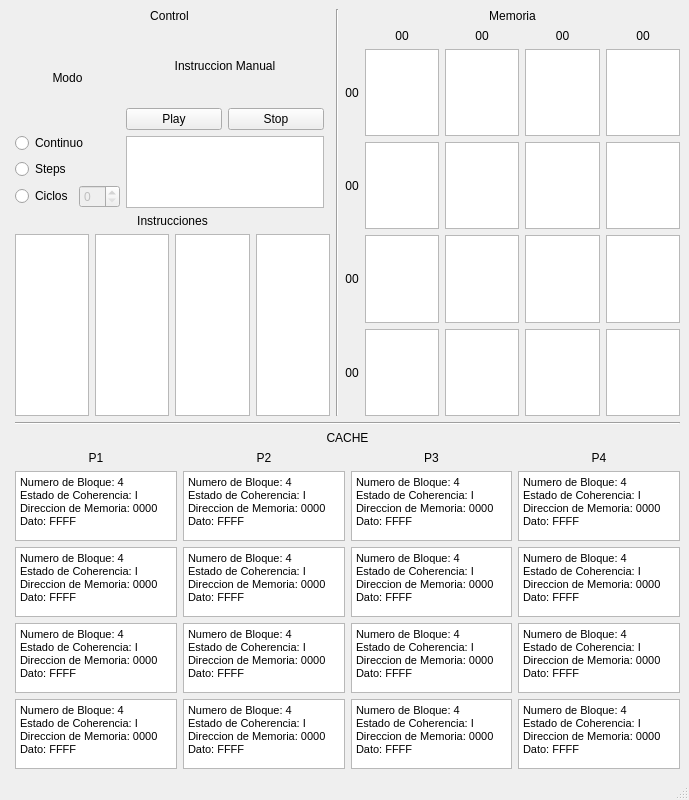
<?xml version="1.0" encoding="UTF-8"?>
<ui version="4.0">
 <class>MainWindow</class>
 <widget class="QMainWindow" name="MainWindow">
  <property name="geometry">
   <rect>
    <x>0</x>
    <y>0</y>
    <width>689</width>
    <height>800</height>
   </rect>
  </property>
  <property name="sizePolicy">
   <sizepolicy hsizetype="Fixed" vsizetype="Fixed">
    <horstretch>0</horstretch>
    <verstretch>0</verstretch>
   </sizepolicy>
  </property>
  <property name="windowTitle">
   <string>MainWindow</string>
  </property>
  <widget class="QWidget" name="centralwidget">
   <layout class="QGridLayout" name="gridLayout">
    <item row="0" column="0" rowspan="2">
     <widget class="Line" name="line">
      <property name="orientation">
       <enum>Qt::Horizontal</enum>
      </property>
     </widget>
    </item>
    <item row="0" column="1">
     <layout class="QVBoxLayout" name="controlGUI">
      <item>
       <widget class="QLabel" name="label_3">
        <property name="text">
         <string>Control</string>
        </property>
        <property name="alignment">
         <set>Qt::AlignCenter</set>
        </property>
       </widget>
      </item>
      <item>
       <layout class="QHBoxLayout" name="horizontalLayout_4">
        <item>
         <layout class="QVBoxLayout" name="verticalLayout">
          <item>
           <widget class="QLabel" name="label">
            <property name="text">
             <string>Modo</string>
            </property>
            <property name="alignment">
             <set>Qt::AlignCenter</set>
            </property>
           </widget>
          </item>
          <item>
           <widget class="QRadioButton" name="modeContinuo">
            <property name="text">
             <string>Continuo</string>
            </property>
           </widget>
          </item>
          <item>
           <widget class="QRadioButton" name="modeSteps">
            <property name="text">
             <string>Steps</string>
            </property>
           </widget>
          </item>
          <item>
           <layout class="QHBoxLayout" name="horizontalLayout">
            <item>
             <widget class="QRadioButton" name="modeN">
              <property name="text">
               <string>Ciclos</string>
              </property>
             </widget>
            </item>
            <item>
             <widget class="QSpinBox" name="nCicles">
              <property name="enabled">
               <bool>false</bool>
              </property>
             </widget>
            </item>
           </layout>
          </item>
         </layout>
        </item>
        <item>
         <layout class="QVBoxLayout" name="verticalLayout_2">
          <item>
           <widget class="QLabel" name="label_2">
            <property name="sizePolicy">
             <sizepolicy hsizetype="MinimumExpanding" vsizetype="MinimumExpanding">
              <horstretch>0</horstretch>
              <verstretch>0</verstretch>
             </sizepolicy>
            </property>
            <property name="text">
             <string>Instruccion Manual</string>
            </property>
            <property name="scaledContents">
             <bool>false</bool>
            </property>
            <property name="alignment">
             <set>Qt::AlignCenter</set>
            </property>
            <property name="indent">
             <number>-1</number>
            </property>
           </widget>
          </item>
          <item>
           <layout class="QHBoxLayout" name="horizontalLayout_2">
            <item>
             <widget class="QPushButton" name="playButton">
              <property name="cursor">
               <cursorShape>ArrowCursor</cursorShape>
              </property>
              <property name="text">
               <string>Play</string>
              </property>
             </widget>
            </item>
            <item>
             <widget class="QPushButton" name="pauseButton">
              <property name="text">
               <string>Stop</string>
              </property>
             </widget>
            </item>
           </layout>
          </item>
          <item>
           <widget class="QPlainTextEdit" name="plainTextEdit">
            <property name="sizePolicy">
             <sizepolicy hsizetype="Preferred" vsizetype="Preferred">
              <horstretch>0</horstretch>
              <verstretch>0</verstretch>
             </sizepolicy>
            </property>
            <property name="minimumSize">
             <size>
              <width>181</width>
              <height>31</height>
             </size>
            </property>
            <property name="sizeAdjustPolicy">
             <enum>QAbstractScrollArea::AdjustToContents</enum>
            </property>
           </widget>
          </item>
         </layout>
        </item>
       </layout>
      </item>
     </layout>
    </item>
    <item row="0" column="3" rowspan="2">
     <widget class="Line" name="line_3">
      <property name="orientation">
       <enum>Qt::Vertical</enum>
      </property>
     </widget>
    </item>
    <item row="0" column="4" rowspan="2">
     <layout class="QGridLayout" name="memGUI">
      <item row="5" column="4">
       <widget class="QTextBrowser" name="mem1111">
        <property name="sizePolicy">
         <sizepolicy hsizetype="Expanding" vsizetype="Expanding">
          <horstretch>0</horstretch>
          <verstretch>0</verstretch>
         </sizepolicy>
        </property>
       </widget>
      </item>
      <item row="3" column="3">
       <widget class="QTextBrowser" name="mem0110">
        <property name="sizePolicy">
         <sizepolicy hsizetype="Expanding" vsizetype="Expanding">
          <horstretch>0</horstretch>
          <verstretch>0</verstretch>
         </sizepolicy>
        </property>
       </widget>
      </item>
      <item row="3" column="2">
       <widget class="QTextBrowser" name="mem0101">
        <property name="sizePolicy">
         <sizepolicy hsizetype="Expanding" vsizetype="Expanding">
          <horstretch>0</horstretch>
          <verstretch>0</verstretch>
         </sizepolicy>
        </property>
       </widget>
      </item>
      <item row="2" column="1">
       <widget class="QTextBrowser" name="mem0000">
        <property name="sizePolicy">
         <sizepolicy hsizetype="Expanding" vsizetype="Expanding">
          <horstretch>0</horstretch>
          <verstretch>0</verstretch>
         </sizepolicy>
        </property>
       </widget>
      </item>
      <item row="1" column="2">
       <widget class="QLabel" name="label_16">
        <property name="text">
         <string>00</string>
        </property>
        <property name="alignment">
         <set>Qt::AlignCenter</set>
        </property>
       </widget>
      </item>
      <item row="4" column="3">
       <widget class="QTextBrowser" name="mem1010">
        <property name="sizePolicy">
         <sizepolicy hsizetype="Expanding" vsizetype="Expanding">
          <horstretch>0</horstretch>
          <verstretch>0</verstretch>
         </sizepolicy>
        </property>
       </widget>
      </item>
      <item row="5" column="2">
       <widget class="QTextBrowser" name="mem1101">
        <property name="sizePolicy">
         <sizepolicy hsizetype="Expanding" vsizetype="Expanding">
          <horstretch>0</horstretch>
          <verstretch>0</verstretch>
         </sizepolicy>
        </property>
       </widget>
      </item>
      <item row="0" column="0" colspan="5">
       <widget class="QLabel" name="label_8">
        <property name="text">
         <string>Memoria</string>
        </property>
        <property name="alignment">
         <set>Qt::AlignCenter</set>
        </property>
       </widget>
      </item>
      <item row="4" column="2">
       <widget class="QTextBrowser" name="mem1001">
        <property name="sizePolicy">
         <sizepolicy hsizetype="Expanding" vsizetype="Expanding">
          <horstretch>0</horstretch>
          <verstretch>0</verstretch>
         </sizepolicy>
        </property>
       </widget>
      </item>
      <item row="4" column="1">
       <widget class="QTextBrowser" name="mem1000">
        <property name="sizePolicy">
         <sizepolicy hsizetype="Expanding" vsizetype="Expanding">
          <horstretch>0</horstretch>
          <verstretch>0</verstretch>
         </sizepolicy>
        </property>
       </widget>
      </item>
      <item row="3" column="0">
       <widget class="QLabel" name="label_20">
        <property name="text">
         <string>00</string>
        </property>
        <property name="alignment">
         <set>Qt::AlignCenter</set>
        </property>
       </widget>
      </item>
      <item row="3" column="4">
       <widget class="QTextBrowser" name="mem0111">
        <property name="sizePolicy">
         <sizepolicy hsizetype="Expanding" vsizetype="Expanding">
          <horstretch>0</horstretch>
          <verstretch>0</verstretch>
         </sizepolicy>
        </property>
       </widget>
      </item>
      <item row="2" column="0">
       <widget class="QLabel" name="label_19">
        <property name="text">
         <string>00</string>
        </property>
        <property name="alignment">
         <set>Qt::AlignCenter</set>
        </property>
       </widget>
      </item>
      <item row="2" column="4">
       <widget class="QTextBrowser" name="mem0011">
        <property name="sizePolicy">
         <sizepolicy hsizetype="Expanding" vsizetype="Expanding">
          <horstretch>0</horstretch>
          <verstretch>0</verstretch>
         </sizepolicy>
        </property>
       </widget>
      </item>
      <item row="1" column="4">
       <widget class="QLabel" name="label_18">
        <property name="text">
         <string>00</string>
        </property>
        <property name="alignment">
         <set>Qt::AlignCenter</set>
        </property>
       </widget>
      </item>
      <item row="4" column="0">
       <widget class="QLabel" name="label_21">
        <property name="text">
         <string>00</string>
        </property>
        <property name="alignment">
         <set>Qt::AlignCenter</set>
        </property>
       </widget>
      </item>
      <item row="2" column="2">
       <widget class="QTextBrowser" name="mem0001">
        <property name="sizePolicy">
         <sizepolicy hsizetype="Expanding" vsizetype="Expanding">
          <horstretch>0</horstretch>
          <verstretch>0</verstretch>
         </sizepolicy>
        </property>
       </widget>
      </item>
      <item row="5" column="3">
       <widget class="QTextBrowser" name="mem1110">
        <property name="sizePolicy">
         <sizepolicy hsizetype="Expanding" vsizetype="Expanding">
          <horstretch>0</horstretch>
          <verstretch>0</verstretch>
         </sizepolicy>
        </property>
       </widget>
      </item>
      <item row="3" column="1">
       <widget class="QTextBrowser" name="mem0100">
        <property name="sizePolicy">
         <sizepolicy hsizetype="Expanding" vsizetype="Expanding">
          <horstretch>0</horstretch>
          <verstretch>0</verstretch>
         </sizepolicy>
        </property>
       </widget>
      </item>
      <item row="1" column="1">
       <widget class="QLabel" name="label_15">
        <property name="text">
         <string>00</string>
        </property>
        <property name="alignment">
         <set>Qt::AlignCenter</set>
        </property>
       </widget>
      </item>
      <item row="2" column="3">
       <widget class="QTextBrowser" name="mem0010">
        <property name="sizePolicy">
         <sizepolicy hsizetype="Expanding" vsizetype="Expanding">
          <horstretch>0</horstretch>
          <verstretch>0</verstretch>
         </sizepolicy>
        </property>
       </widget>
      </item>
      <item row="5" column="1">
       <widget class="QTextBrowser" name="mem1100">
        <property name="sizePolicy">
         <sizepolicy hsizetype="Expanding" vsizetype="Expanding">
          <horstretch>0</horstretch>
          <verstretch>0</verstretch>
         </sizepolicy>
        </property>
       </widget>
      </item>
      <item row="4" column="4">
       <widget class="QTextBrowser" name="mem1011">
        <property name="sizePolicy">
         <sizepolicy hsizetype="Expanding" vsizetype="Expanding">
          <horstretch>0</horstretch>
          <verstretch>0</verstretch>
         </sizepolicy>
        </property>
       </widget>
      </item>
      <item row="1" column="3">
       <widget class="QLabel" name="label_17">
        <property name="text">
         <string>00</string>
        </property>
        <property name="alignment">
         <set>Qt::AlignCenter</set>
        </property>
       </widget>
      </item>
      <item row="5" column="0">
       <widget class="QLabel" name="label_22">
        <property name="text">
         <string>00</string>
        </property>
        <property name="alignment">
         <set>Qt::AlignCenter</set>
        </property>
       </widget>
      </item>
     </layout>
    </item>
    <item row="1" column="1" colspan="2">
     <layout class="QVBoxLayout" name="instGUI">
      <item>
       <widget class="QLabel" name="label_7">
        <property name="text">
         <string>Instrucciones</string>
        </property>
        <property name="alignment">
         <set>Qt::AlignCenter</set>
        </property>
       </widget>
      </item>
      <item>
       <layout class="QHBoxLayout" name="horizontalLayout_6">
        <item>
         <widget class="QTextBrowser" name="insP1"/>
        </item>
        <item>
         <widget class="QTextBrowser" name="insP2"/>
        </item>
        <item>
         <widget class="QTextBrowser" name="insP3"/>
        </item>
        <item>
         <widget class="QTextBrowser" name="insP4"/>
        </item>
       </layout>
      </item>
     </layout>
    </item>
    <item row="2" column="1" colspan="4">
     <widget class="Line" name="line_2">
      <property name="orientation">
       <enum>Qt::Horizontal</enum>
      </property>
     </widget>
    </item>
    <item row="3" column="1" colspan="4">
     <layout class="QVBoxLayout" name="cacheGUI">
      <item>
       <widget class="QLabel" name="label_6">
        <property name="text">
         <string>CACHE</string>
        </property>
        <property name="alignment">
         <set>Qt::AlignCenter</set>
        </property>
       </widget>
      </item>
      <item>
       <layout class="QHBoxLayout" name="playout">
        <item>
         <widget class="QLabel" name="p1Label">
          <property name="text">
           <string>P1</string>
          </property>
          <property name="alignment">
           <set>Qt::AlignCenter</set>
          </property>
         </widget>
        </item>
        <item>
         <widget class="QLabel" name="p2Label">
          <property name="text">
           <string>P2</string>
          </property>
          <property name="alignment">
           <set>Qt::AlignCenter</set>
          </property>
         </widget>
        </item>
        <item>
         <widget class="QLabel" name="p3Label">
          <property name="text">
           <string>P3</string>
          </property>
          <property name="alignment">
           <set>Qt::AlignCenter</set>
          </property>
         </widget>
        </item>
        <item>
         <widget class="QLabel" name="p4Label">
          <property name="text">
           <string>P4</string>
          </property>
          <property name="alignment">
           <set>Qt::AlignCenter</set>
          </property>
         </widget>
        </item>
       </layout>
      </item>
      <item>
       <layout class="QHBoxLayout" name="cacheGridGUI">
        <item>
         <layout class="QVBoxLayout" name="cP1">
          <item>
           <widget class="QTextBrowser" name="b1">
            <property name="sizeAdjustPolicy">
             <enum>QAbstractScrollArea::AdjustToContents</enum>
            </property>
            <property name="html">
             <string>&lt;!DOCTYPE HTML PUBLIC &quot;-//W3C//DTD HTML 4.0//EN&quot; &quot;http://www.w3.org/TR/REC-html40/strict.dtd&quot;&gt;
&lt;html&gt;&lt;head&gt;&lt;meta name=&quot;qrichtext&quot; content=&quot;1&quot; /&gt;&lt;style type=&quot;text/css&quot;&gt;
p, li { white-space: pre-wrap; }
&lt;/style&gt;&lt;/head&gt;&lt;body style=&quot; font-family:'MS Shell Dlg 2'; font-size:8.25pt; font-weight:400; font-style:normal;&quot;&gt;
&lt;p style=&quot; margin-top:0px; margin-bottom:0px; margin-left:0px; margin-right:0px; -qt-block-indent:0; text-indent:0px;&quot;&gt;Numero de Bloque: 4&lt;/p&gt;
&lt;p style=&quot; margin-top:0px; margin-bottom:0px; margin-left:0px; margin-right:0px; -qt-block-indent:0; text-indent:0px;&quot;&gt;Estado de Coherencia: I&lt;/p&gt;
&lt;p style=&quot; margin-top:0px; margin-bottom:0px; margin-left:0px; margin-right:0px; -qt-block-indent:0; text-indent:0px;&quot;&gt;Direccion de Memoria: 0000&lt;/p&gt;
&lt;p style=&quot; margin-top:0px; margin-bottom:0px; margin-left:0px; margin-right:0px; -qt-block-indent:0; text-indent:0px;&quot;&gt;Dato: FFFF&lt;/p&gt;&lt;/body&gt;&lt;/html&gt;</string>
            </property>
           </widget>
          </item>
          <item>
           <widget class="QTextBrowser" name="b2">
            <property name="sizeAdjustPolicy">
             <enum>QAbstractScrollArea::AdjustToContents</enum>
            </property>
            <property name="html">
             <string>&lt;!DOCTYPE HTML PUBLIC &quot;-//W3C//DTD HTML 4.0//EN&quot; &quot;http://www.w3.org/TR/REC-html40/strict.dtd&quot;&gt;
&lt;html&gt;&lt;head&gt;&lt;meta name=&quot;qrichtext&quot; content=&quot;1&quot; /&gt;&lt;style type=&quot;text/css&quot;&gt;
p, li { white-space: pre-wrap; }
&lt;/style&gt;&lt;/head&gt;&lt;body style=&quot; font-family:'MS Shell Dlg 2'; font-size:8.25pt; font-weight:400; font-style:normal;&quot;&gt;
&lt;p style=&quot; margin-top:0px; margin-bottom:0px; margin-left:0px; margin-right:0px; -qt-block-indent:0; text-indent:0px;&quot;&gt;Numero de Bloque: 4&lt;/p&gt;
&lt;p style=&quot; margin-top:0px; margin-bottom:0px; margin-left:0px; margin-right:0px; -qt-block-indent:0; text-indent:0px;&quot;&gt;Estado de Coherencia: I&lt;/p&gt;
&lt;p style=&quot; margin-top:0px; margin-bottom:0px; margin-left:0px; margin-right:0px; -qt-block-indent:0; text-indent:0px;&quot;&gt;Direccion de Memoria: 0000&lt;/p&gt;
&lt;p style=&quot; margin-top:0px; margin-bottom:0px; margin-left:0px; margin-right:0px; -qt-block-indent:0; text-indent:0px;&quot;&gt;Dato: FFFF&lt;/p&gt;&lt;/body&gt;&lt;/html&gt;</string>
            </property>
           </widget>
          </item>
          <item>
           <widget class="QTextBrowser" name="b3">
            <property name="sizeAdjustPolicy">
             <enum>QAbstractScrollArea::AdjustToContents</enum>
            </property>
            <property name="html">
             <string>&lt;!DOCTYPE HTML PUBLIC &quot;-//W3C//DTD HTML 4.0//EN&quot; &quot;http://www.w3.org/TR/REC-html40/strict.dtd&quot;&gt;
&lt;html&gt;&lt;head&gt;&lt;meta name=&quot;qrichtext&quot; content=&quot;1&quot; /&gt;&lt;style type=&quot;text/css&quot;&gt;
p, li { white-space: pre-wrap; }
&lt;/style&gt;&lt;/head&gt;&lt;body style=&quot; font-family:'MS Shell Dlg 2'; font-size:8.25pt; font-weight:400; font-style:normal;&quot;&gt;
&lt;p style=&quot; margin-top:0px; margin-bottom:0px; margin-left:0px; margin-right:0px; -qt-block-indent:0; text-indent:0px;&quot;&gt;Numero de Bloque: 4&lt;/p&gt;
&lt;p style=&quot; margin-top:0px; margin-bottom:0px; margin-left:0px; margin-right:0px; -qt-block-indent:0; text-indent:0px;&quot;&gt;Estado de Coherencia: I&lt;/p&gt;
&lt;p style=&quot; margin-top:0px; margin-bottom:0px; margin-left:0px; margin-right:0px; -qt-block-indent:0; text-indent:0px;&quot;&gt;Direccion de Memoria: 0000&lt;/p&gt;
&lt;p style=&quot; margin-top:0px; margin-bottom:0px; margin-left:0px; margin-right:0px; -qt-block-indent:0; text-indent:0px;&quot;&gt;Dato: FFFF&lt;/p&gt;&lt;/body&gt;&lt;/html&gt;</string>
            </property>
           </widget>
          </item>
          <item>
           <widget class="QTextBrowser" name="b4">
            <property name="sizeAdjustPolicy">
             <enum>QAbstractScrollArea::AdjustToContents</enum>
            </property>
            <property name="html">
             <string>&lt;!DOCTYPE HTML PUBLIC &quot;-//W3C//DTD HTML 4.0//EN&quot; &quot;http://www.w3.org/TR/REC-html40/strict.dtd&quot;&gt;
&lt;html&gt;&lt;head&gt;&lt;meta name=&quot;qrichtext&quot; content=&quot;1&quot; /&gt;&lt;style type=&quot;text/css&quot;&gt;
p, li { white-space: pre-wrap; }
&lt;/style&gt;&lt;/head&gt;&lt;body style=&quot; font-family:'MS Shell Dlg 2'; font-size:8.25pt; font-weight:400; font-style:normal;&quot;&gt;
&lt;p style=&quot; margin-top:0px; margin-bottom:0px; margin-left:0px; margin-right:0px; -qt-block-indent:0; text-indent:0px;&quot;&gt;Numero de Bloque: 4&lt;/p&gt;
&lt;p style=&quot; margin-top:0px; margin-bottom:0px; margin-left:0px; margin-right:0px; -qt-block-indent:0; text-indent:0px;&quot;&gt;Estado de Coherencia: I&lt;/p&gt;
&lt;p style=&quot; margin-top:0px; margin-bottom:0px; margin-left:0px; margin-right:0px; -qt-block-indent:0; text-indent:0px;&quot;&gt;Direccion de Memoria: 0000&lt;/p&gt;
&lt;p style=&quot; margin-top:0px; margin-bottom:0px; margin-left:0px; margin-right:0px; -qt-block-indent:0; text-indent:0px;&quot;&gt;Dato: FFFF&lt;/p&gt;&lt;/body&gt;&lt;/html&gt;</string>
            </property>
           </widget>
          </item>
         </layout>
        </item>
        <item>
         <layout class="QVBoxLayout" name="cP2">
          <item>
           <widget class="QTextBrowser" name="b1_2">
            <property name="verticalScrollBarPolicy">
             <enum>Qt::ScrollBarAlwaysOff</enum>
            </property>
            <property name="horizontalScrollBarPolicy">
             <enum>Qt::ScrollBarAlwaysOff</enum>
            </property>
            <property name="sizeAdjustPolicy">
             <enum>QAbstractScrollArea::AdjustToContentsOnFirstShow</enum>
            </property>
            <property name="html">
             <string>&lt;!DOCTYPE HTML PUBLIC &quot;-//W3C//DTD HTML 4.0//EN&quot; &quot;http://www.w3.org/TR/REC-html40/strict.dtd&quot;&gt;
&lt;html&gt;&lt;head&gt;&lt;meta name=&quot;qrichtext&quot; content=&quot;1&quot; /&gt;&lt;style type=&quot;text/css&quot;&gt;
p, li { white-space: pre-wrap; }
&lt;/style&gt;&lt;/head&gt;&lt;body style=&quot; font-family:'MS Shell Dlg 2'; font-size:8.25pt; font-weight:400; font-style:normal;&quot;&gt;
&lt;p style=&quot; margin-top:0px; margin-bottom:0px; margin-left:0px; margin-right:0px; -qt-block-indent:0; text-indent:0px;&quot;&gt;Numero de Bloque: 4&lt;/p&gt;
&lt;p style=&quot; margin-top:0px; margin-bottom:0px; margin-left:0px; margin-right:0px; -qt-block-indent:0; text-indent:0px;&quot;&gt;Estado de Coherencia: I&lt;/p&gt;
&lt;p style=&quot; margin-top:0px; margin-bottom:0px; margin-left:0px; margin-right:0px; -qt-block-indent:0; text-indent:0px;&quot;&gt;Direccion de Memoria: 0000&lt;/p&gt;
&lt;p style=&quot; margin-top:0px; margin-bottom:0px; margin-left:0px; margin-right:0px; -qt-block-indent:0; text-indent:0px;&quot;&gt;Dato: FFFF&lt;/p&gt;&lt;/body&gt;&lt;/html&gt;</string>
            </property>
           </widget>
          </item>
          <item>
           <widget class="QTextBrowser" name="b2_2">
            <property name="sizeAdjustPolicy">
             <enum>QAbstractScrollArea::AdjustToContents</enum>
            </property>
            <property name="html">
             <string>&lt;!DOCTYPE HTML PUBLIC &quot;-//W3C//DTD HTML 4.0//EN&quot; &quot;http://www.w3.org/TR/REC-html40/strict.dtd&quot;&gt;
&lt;html&gt;&lt;head&gt;&lt;meta name=&quot;qrichtext&quot; content=&quot;1&quot; /&gt;&lt;style type=&quot;text/css&quot;&gt;
p, li { white-space: pre-wrap; }
&lt;/style&gt;&lt;/head&gt;&lt;body style=&quot; font-family:'MS Shell Dlg 2'; font-size:8.25pt; font-weight:400; font-style:normal;&quot;&gt;
&lt;p style=&quot; margin-top:0px; margin-bottom:0px; margin-left:0px; margin-right:0px; -qt-block-indent:0; text-indent:0px;&quot;&gt;Numero de Bloque: 4&lt;/p&gt;
&lt;p style=&quot; margin-top:0px; margin-bottom:0px; margin-left:0px; margin-right:0px; -qt-block-indent:0; text-indent:0px;&quot;&gt;Estado de Coherencia: I&lt;/p&gt;
&lt;p style=&quot; margin-top:0px; margin-bottom:0px; margin-left:0px; margin-right:0px; -qt-block-indent:0; text-indent:0px;&quot;&gt;Direccion de Memoria: 0000&lt;/p&gt;
&lt;p style=&quot; margin-top:0px; margin-bottom:0px; margin-left:0px; margin-right:0px; -qt-block-indent:0; text-indent:0px;&quot;&gt;Dato: FFFF&lt;/p&gt;&lt;/body&gt;&lt;/html&gt;</string>
            </property>
           </widget>
          </item>
          <item>
           <widget class="QTextBrowser" name="b3_2">
            <property name="sizeAdjustPolicy">
             <enum>QAbstractScrollArea::AdjustToContents</enum>
            </property>
            <property name="html">
             <string>&lt;!DOCTYPE HTML PUBLIC &quot;-//W3C//DTD HTML 4.0//EN&quot; &quot;http://www.w3.org/TR/REC-html40/strict.dtd&quot;&gt;
&lt;html&gt;&lt;head&gt;&lt;meta name=&quot;qrichtext&quot; content=&quot;1&quot; /&gt;&lt;style type=&quot;text/css&quot;&gt;
p, li { white-space: pre-wrap; }
&lt;/style&gt;&lt;/head&gt;&lt;body style=&quot; font-family:'MS Shell Dlg 2'; font-size:8.25pt; font-weight:400; font-style:normal;&quot;&gt;
&lt;p style=&quot; margin-top:0px; margin-bottom:0px; margin-left:0px; margin-right:0px; -qt-block-indent:0; text-indent:0px;&quot;&gt;Numero de Bloque: 4&lt;/p&gt;
&lt;p style=&quot; margin-top:0px; margin-bottom:0px; margin-left:0px; margin-right:0px; -qt-block-indent:0; text-indent:0px;&quot;&gt;Estado de Coherencia: I&lt;/p&gt;
&lt;p style=&quot; margin-top:0px; margin-bottom:0px; margin-left:0px; margin-right:0px; -qt-block-indent:0; text-indent:0px;&quot;&gt;Direccion de Memoria: 0000&lt;/p&gt;
&lt;p style=&quot; margin-top:0px; margin-bottom:0px; margin-left:0px; margin-right:0px; -qt-block-indent:0; text-indent:0px;&quot;&gt;Dato: FFFF&lt;/p&gt;&lt;/body&gt;&lt;/html&gt;</string>
            </property>
           </widget>
          </item>
          <item>
           <widget class="QTextBrowser" name="b4_2">
            <property name="sizeAdjustPolicy">
             <enum>QAbstractScrollArea::AdjustToContents</enum>
            </property>
            <property name="html">
             <string>&lt;!DOCTYPE HTML PUBLIC &quot;-//W3C//DTD HTML 4.0//EN&quot; &quot;http://www.w3.org/TR/REC-html40/strict.dtd&quot;&gt;
&lt;html&gt;&lt;head&gt;&lt;meta name=&quot;qrichtext&quot; content=&quot;1&quot; /&gt;&lt;style type=&quot;text/css&quot;&gt;
p, li { white-space: pre-wrap; }
&lt;/style&gt;&lt;/head&gt;&lt;body style=&quot; font-family:'MS Shell Dlg 2'; font-size:8.25pt; font-weight:400; font-style:normal;&quot;&gt;
&lt;p style=&quot; margin-top:0px; margin-bottom:0px; margin-left:0px; margin-right:0px; -qt-block-indent:0; text-indent:0px;&quot;&gt;Numero de Bloque: 4&lt;/p&gt;
&lt;p style=&quot; margin-top:0px; margin-bottom:0px; margin-left:0px; margin-right:0px; -qt-block-indent:0; text-indent:0px;&quot;&gt;Estado de Coherencia: I&lt;/p&gt;
&lt;p style=&quot; margin-top:0px; margin-bottom:0px; margin-left:0px; margin-right:0px; -qt-block-indent:0; text-indent:0px;&quot;&gt;Direccion de Memoria: 0000&lt;/p&gt;
&lt;p style=&quot; margin-top:0px; margin-bottom:0px; margin-left:0px; margin-right:0px; -qt-block-indent:0; text-indent:0px;&quot;&gt;Dato: FFFF&lt;/p&gt;&lt;/body&gt;&lt;/html&gt;</string>
            </property>
           </widget>
          </item>
         </layout>
        </item>
        <item>
         <layout class="QVBoxLayout" name="cP3">
          <item>
           <widget class="QTextBrowser" name="b1_3">
            <property name="sizeAdjustPolicy">
             <enum>QAbstractScrollArea::AdjustToContents</enum>
            </property>
            <property name="html">
             <string>&lt;!DOCTYPE HTML PUBLIC &quot;-//W3C//DTD HTML 4.0//EN&quot; &quot;http://www.w3.org/TR/REC-html40/strict.dtd&quot;&gt;
&lt;html&gt;&lt;head&gt;&lt;meta name=&quot;qrichtext&quot; content=&quot;1&quot; /&gt;&lt;style type=&quot;text/css&quot;&gt;
p, li { white-space: pre-wrap; }
&lt;/style&gt;&lt;/head&gt;&lt;body style=&quot; font-family:'MS Shell Dlg 2'; font-size:8.25pt; font-weight:400; font-style:normal;&quot;&gt;
&lt;p style=&quot; margin-top:0px; margin-bottom:0px; margin-left:0px; margin-right:0px; -qt-block-indent:0; text-indent:0px;&quot;&gt;Numero de Bloque: 4&lt;/p&gt;
&lt;p style=&quot; margin-top:0px; margin-bottom:0px; margin-left:0px; margin-right:0px; -qt-block-indent:0; text-indent:0px;&quot;&gt;Estado de Coherencia: I&lt;/p&gt;
&lt;p style=&quot; margin-top:0px; margin-bottom:0px; margin-left:0px; margin-right:0px; -qt-block-indent:0; text-indent:0px;&quot;&gt;Direccion de Memoria: 0000&lt;/p&gt;
&lt;p style=&quot; margin-top:0px; margin-bottom:0px; margin-left:0px; margin-right:0px; -qt-block-indent:0; text-indent:0px;&quot;&gt;Dato: FFFF&lt;/p&gt;&lt;/body&gt;&lt;/html&gt;</string>
            </property>
           </widget>
          </item>
          <item>
           <widget class="QTextBrowser" name="b2_3">
            <property name="sizeAdjustPolicy">
             <enum>QAbstractScrollArea::AdjustToContents</enum>
            </property>
            <property name="html">
             <string>&lt;!DOCTYPE HTML PUBLIC &quot;-//W3C//DTD HTML 4.0//EN&quot; &quot;http://www.w3.org/TR/REC-html40/strict.dtd&quot;&gt;
&lt;html&gt;&lt;head&gt;&lt;meta name=&quot;qrichtext&quot; content=&quot;1&quot; /&gt;&lt;style type=&quot;text/css&quot;&gt;
p, li { white-space: pre-wrap; }
&lt;/style&gt;&lt;/head&gt;&lt;body style=&quot; font-family:'MS Shell Dlg 2'; font-size:8.25pt; font-weight:400; font-style:normal;&quot;&gt;
&lt;p style=&quot; margin-top:0px; margin-bottom:0px; margin-left:0px; margin-right:0px; -qt-block-indent:0; text-indent:0px;&quot;&gt;Numero de Bloque: 4&lt;/p&gt;
&lt;p style=&quot; margin-top:0px; margin-bottom:0px; margin-left:0px; margin-right:0px; -qt-block-indent:0; text-indent:0px;&quot;&gt;Estado de Coherencia: I&lt;/p&gt;
&lt;p style=&quot; margin-top:0px; margin-bottom:0px; margin-left:0px; margin-right:0px; -qt-block-indent:0; text-indent:0px;&quot;&gt;Direccion de Memoria: 0000&lt;/p&gt;
&lt;p style=&quot; margin-top:0px; margin-bottom:0px; margin-left:0px; margin-right:0px; -qt-block-indent:0; text-indent:0px;&quot;&gt;Dato: FFFF&lt;/p&gt;&lt;/body&gt;&lt;/html&gt;</string>
            </property>
           </widget>
          </item>
          <item>
           <widget class="QTextBrowser" name="b3_3">
            <property name="sizeAdjustPolicy">
             <enum>QAbstractScrollArea::AdjustToContents</enum>
            </property>
            <property name="html">
             <string>&lt;!DOCTYPE HTML PUBLIC &quot;-//W3C//DTD HTML 4.0//EN&quot; &quot;http://www.w3.org/TR/REC-html40/strict.dtd&quot;&gt;
&lt;html&gt;&lt;head&gt;&lt;meta name=&quot;qrichtext&quot; content=&quot;1&quot; /&gt;&lt;style type=&quot;text/css&quot;&gt;
p, li { white-space: pre-wrap; }
&lt;/style&gt;&lt;/head&gt;&lt;body style=&quot; font-family:'MS Shell Dlg 2'; font-size:8.25pt; font-weight:400; font-style:normal;&quot;&gt;
&lt;p style=&quot; margin-top:0px; margin-bottom:0px; margin-left:0px; margin-right:0px; -qt-block-indent:0; text-indent:0px;&quot;&gt;Numero de Bloque: 4&lt;/p&gt;
&lt;p style=&quot; margin-top:0px; margin-bottom:0px; margin-left:0px; margin-right:0px; -qt-block-indent:0; text-indent:0px;&quot;&gt;Estado de Coherencia: I&lt;/p&gt;
&lt;p style=&quot; margin-top:0px; margin-bottom:0px; margin-left:0px; margin-right:0px; -qt-block-indent:0; text-indent:0px;&quot;&gt;Direccion de Memoria: 0000&lt;/p&gt;
&lt;p style=&quot; margin-top:0px; margin-bottom:0px; margin-left:0px; margin-right:0px; -qt-block-indent:0; text-indent:0px;&quot;&gt;Dato: FFFF&lt;/p&gt;&lt;/body&gt;&lt;/html&gt;</string>
            </property>
           </widget>
          </item>
          <item>
           <widget class="QTextBrowser" name="b4_3">
            <property name="sizeAdjustPolicy">
             <enum>QAbstractScrollArea::AdjustToContents</enum>
            </property>
            <property name="html">
             <string>&lt;!DOCTYPE HTML PUBLIC &quot;-//W3C//DTD HTML 4.0//EN&quot; &quot;http://www.w3.org/TR/REC-html40/strict.dtd&quot;&gt;
&lt;html&gt;&lt;head&gt;&lt;meta name=&quot;qrichtext&quot; content=&quot;1&quot; /&gt;&lt;style type=&quot;text/css&quot;&gt;
p, li { white-space: pre-wrap; }
&lt;/style&gt;&lt;/head&gt;&lt;body style=&quot; font-family:'MS Shell Dlg 2'; font-size:8.25pt; font-weight:400; font-style:normal;&quot;&gt;
&lt;p style=&quot; margin-top:0px; margin-bottom:0px; margin-left:0px; margin-right:0px; -qt-block-indent:0; text-indent:0px;&quot;&gt;Numero de Bloque: 4&lt;/p&gt;
&lt;p style=&quot; margin-top:0px; margin-bottom:0px; margin-left:0px; margin-right:0px; -qt-block-indent:0; text-indent:0px;&quot;&gt;Estado de Coherencia: I&lt;/p&gt;
&lt;p style=&quot; margin-top:0px; margin-bottom:0px; margin-left:0px; margin-right:0px; -qt-block-indent:0; text-indent:0px;&quot;&gt;Direccion de Memoria: 0000&lt;/p&gt;
&lt;p style=&quot; margin-top:0px; margin-bottom:0px; margin-left:0px; margin-right:0px; -qt-block-indent:0; text-indent:0px;&quot;&gt;Dato: FFFF&lt;/p&gt;&lt;/body&gt;&lt;/html&gt;</string>
            </property>
           </widget>
          </item>
         </layout>
        </item>
        <item>
         <layout class="QVBoxLayout" name="cP4">
          <item>
           <widget class="QTextBrowser" name="b1_4">
            <property name="sizeAdjustPolicy">
             <enum>QAbstractScrollArea::AdjustToContents</enum>
            </property>
            <property name="html">
             <string>&lt;!DOCTYPE HTML PUBLIC &quot;-//W3C//DTD HTML 4.0//EN&quot; &quot;http://www.w3.org/TR/REC-html40/strict.dtd&quot;&gt;
&lt;html&gt;&lt;head&gt;&lt;meta name=&quot;qrichtext&quot; content=&quot;1&quot; /&gt;&lt;style type=&quot;text/css&quot;&gt;
p, li { white-space: pre-wrap; }
&lt;/style&gt;&lt;/head&gt;&lt;body style=&quot; font-family:'MS Shell Dlg 2'; font-size:8.25pt; font-weight:400; font-style:normal;&quot;&gt;
&lt;p style=&quot; margin-top:0px; margin-bottom:0px; margin-left:0px; margin-right:0px; -qt-block-indent:0; text-indent:0px;&quot;&gt;Numero de Bloque: 4&lt;/p&gt;
&lt;p style=&quot; margin-top:0px; margin-bottom:0px; margin-left:0px; margin-right:0px; -qt-block-indent:0; text-indent:0px;&quot;&gt;Estado de Coherencia: I&lt;/p&gt;
&lt;p style=&quot; margin-top:0px; margin-bottom:0px; margin-left:0px; margin-right:0px; -qt-block-indent:0; text-indent:0px;&quot;&gt;Direccion de Memoria: 0000&lt;/p&gt;
&lt;p style=&quot; margin-top:0px; margin-bottom:0px; margin-left:0px; margin-right:0px; -qt-block-indent:0; text-indent:0px;&quot;&gt;Dato: FFFF&lt;/p&gt;&lt;/body&gt;&lt;/html&gt;</string>
            </property>
           </widget>
          </item>
          <item>
           <widget class="QTextBrowser" name="b2_4">
            <property name="sizeAdjustPolicy">
             <enum>QAbstractScrollArea::AdjustToContents</enum>
            </property>
            <property name="html">
             <string>&lt;!DOCTYPE HTML PUBLIC &quot;-//W3C//DTD HTML 4.0//EN&quot; &quot;http://www.w3.org/TR/REC-html40/strict.dtd&quot;&gt;
&lt;html&gt;&lt;head&gt;&lt;meta name=&quot;qrichtext&quot; content=&quot;1&quot; /&gt;&lt;style type=&quot;text/css&quot;&gt;
p, li { white-space: pre-wrap; }
&lt;/style&gt;&lt;/head&gt;&lt;body style=&quot; font-family:'MS Shell Dlg 2'; font-size:8.25pt; font-weight:400; font-style:normal;&quot;&gt;
&lt;p style=&quot; margin-top:0px; margin-bottom:0px; margin-left:0px; margin-right:0px; -qt-block-indent:0; text-indent:0px;&quot;&gt;Numero de Bloque: 4&lt;/p&gt;
&lt;p style=&quot; margin-top:0px; margin-bottom:0px; margin-left:0px; margin-right:0px; -qt-block-indent:0; text-indent:0px;&quot;&gt;Estado de Coherencia: I&lt;/p&gt;
&lt;p style=&quot; margin-top:0px; margin-bottom:0px; margin-left:0px; margin-right:0px; -qt-block-indent:0; text-indent:0px;&quot;&gt;Direccion de Memoria: 0000&lt;/p&gt;
&lt;p style=&quot; margin-top:0px; margin-bottom:0px; margin-left:0px; margin-right:0px; -qt-block-indent:0; text-indent:0px;&quot;&gt;Dato: FFFF&lt;/p&gt;&lt;/body&gt;&lt;/html&gt;</string>
            </property>
           </widget>
          </item>
          <item>
           <widget class="QTextBrowser" name="b3_4">
            <property name="sizeAdjustPolicy">
             <enum>QAbstractScrollArea::AdjustToContents</enum>
            </property>
            <property name="html">
             <string>&lt;!DOCTYPE HTML PUBLIC &quot;-//W3C//DTD HTML 4.0//EN&quot; &quot;http://www.w3.org/TR/REC-html40/strict.dtd&quot;&gt;
&lt;html&gt;&lt;head&gt;&lt;meta name=&quot;qrichtext&quot; content=&quot;1&quot; /&gt;&lt;style type=&quot;text/css&quot;&gt;
p, li { white-space: pre-wrap; }
&lt;/style&gt;&lt;/head&gt;&lt;body style=&quot; font-family:'MS Shell Dlg 2'; font-size:8.25pt; font-weight:400; font-style:normal;&quot;&gt;
&lt;p style=&quot; margin-top:0px; margin-bottom:0px; margin-left:0px; margin-right:0px; -qt-block-indent:0; text-indent:0px;&quot;&gt;Numero de Bloque: 4&lt;/p&gt;
&lt;p style=&quot; margin-top:0px; margin-bottom:0px; margin-left:0px; margin-right:0px; -qt-block-indent:0; text-indent:0px;&quot;&gt;Estado de Coherencia: I&lt;/p&gt;
&lt;p style=&quot; margin-top:0px; margin-bottom:0px; margin-left:0px; margin-right:0px; -qt-block-indent:0; text-indent:0px;&quot;&gt;Direccion de Memoria: 0000&lt;/p&gt;
&lt;p style=&quot; margin-top:0px; margin-bottom:0px; margin-left:0px; margin-right:0px; -qt-block-indent:0; text-indent:0px;&quot;&gt;Dato: FFFF&lt;/p&gt;&lt;/body&gt;&lt;/html&gt;</string>
            </property>
           </widget>
          </item>
          <item>
           <widget class="QTextBrowser" name="b4_4">
            <property name="sizeAdjustPolicy">
             <enum>QAbstractScrollArea::AdjustToContents</enum>
            </property>
            <property name="html">
             <string>&lt;!DOCTYPE HTML PUBLIC &quot;-//W3C//DTD HTML 4.0//EN&quot; &quot;http://www.w3.org/TR/REC-html40/strict.dtd&quot;&gt;
&lt;html&gt;&lt;head&gt;&lt;meta name=&quot;qrichtext&quot; content=&quot;1&quot; /&gt;&lt;style type=&quot;text/css&quot;&gt;
p, li { white-space: pre-wrap; }
&lt;/style&gt;&lt;/head&gt;&lt;body style=&quot; font-family:'MS Shell Dlg 2'; font-size:8.25pt; font-weight:400; font-style:normal;&quot;&gt;
&lt;p style=&quot; margin-top:0px; margin-bottom:0px; margin-left:0px; margin-right:0px; -qt-block-indent:0; text-indent:0px;&quot;&gt;Numero de Bloque: 4&lt;/p&gt;
&lt;p style=&quot; margin-top:0px; margin-bottom:0px; margin-left:0px; margin-right:0px; -qt-block-indent:0; text-indent:0px;&quot;&gt;Estado de Coherencia: I&lt;/p&gt;
&lt;p style=&quot; margin-top:0px; margin-bottom:0px; margin-left:0px; margin-right:0px; -qt-block-indent:0; text-indent:0px;&quot;&gt;Direccion de Memoria: 0000&lt;/p&gt;
&lt;p style=&quot; margin-top:0px; margin-bottom:0px; margin-left:0px; margin-right:0px; -qt-block-indent:0; text-indent:0px;&quot;&gt;Dato: FFFF&lt;/p&gt;&lt;/body&gt;&lt;/html&gt;</string>
            </property>
           </widget>
          </item>
         </layout>
        </item>
       </layout>
      </item>
     </layout>
    </item>
   </layout>
  </widget>
  <widget class="QStatusBar" name="statusbar"/>
 </widget>
 <resources/>
 <connections>
  <connection>
   <sender>modeN</sender>
   <signal>toggled(bool)</signal>
   <receiver>nCicles</receiver>
   <slot>setEnabled(bool)</slot>
   <hints>
    <hint type="sourcelabel">
     <x>29</x>
     <y>100</y>
    </hint>
    <hint type="destinationlabel">
     <x>83</x>
     <y>100</y>
    </hint>
   </hints>
  </connection>
  <connection>
   <sender>modeN</sender>
   <signal>toggled(bool)</signal>
   <receiver>nCicles</receiver>
   <slot>stepDown()</slot>
   <hints>
    <hint type="sourcelabel">
     <x>29</x>
     <y>100</y>
    </hint>
    <hint type="destinationlabel">
     <x>83</x>
     <y>100</y>
    </hint>
   </hints>
  </connection>
 </connections>
</ui>
